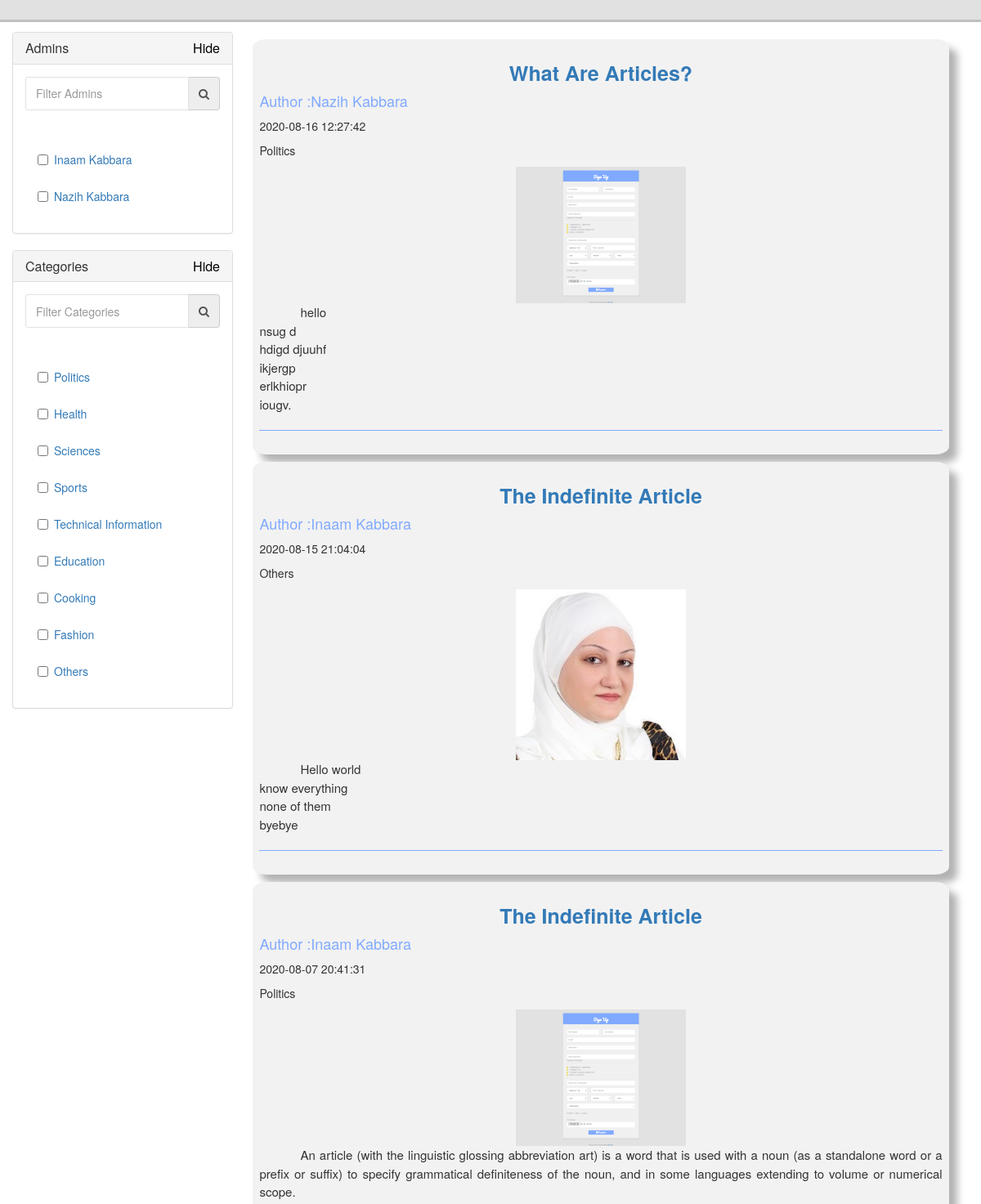
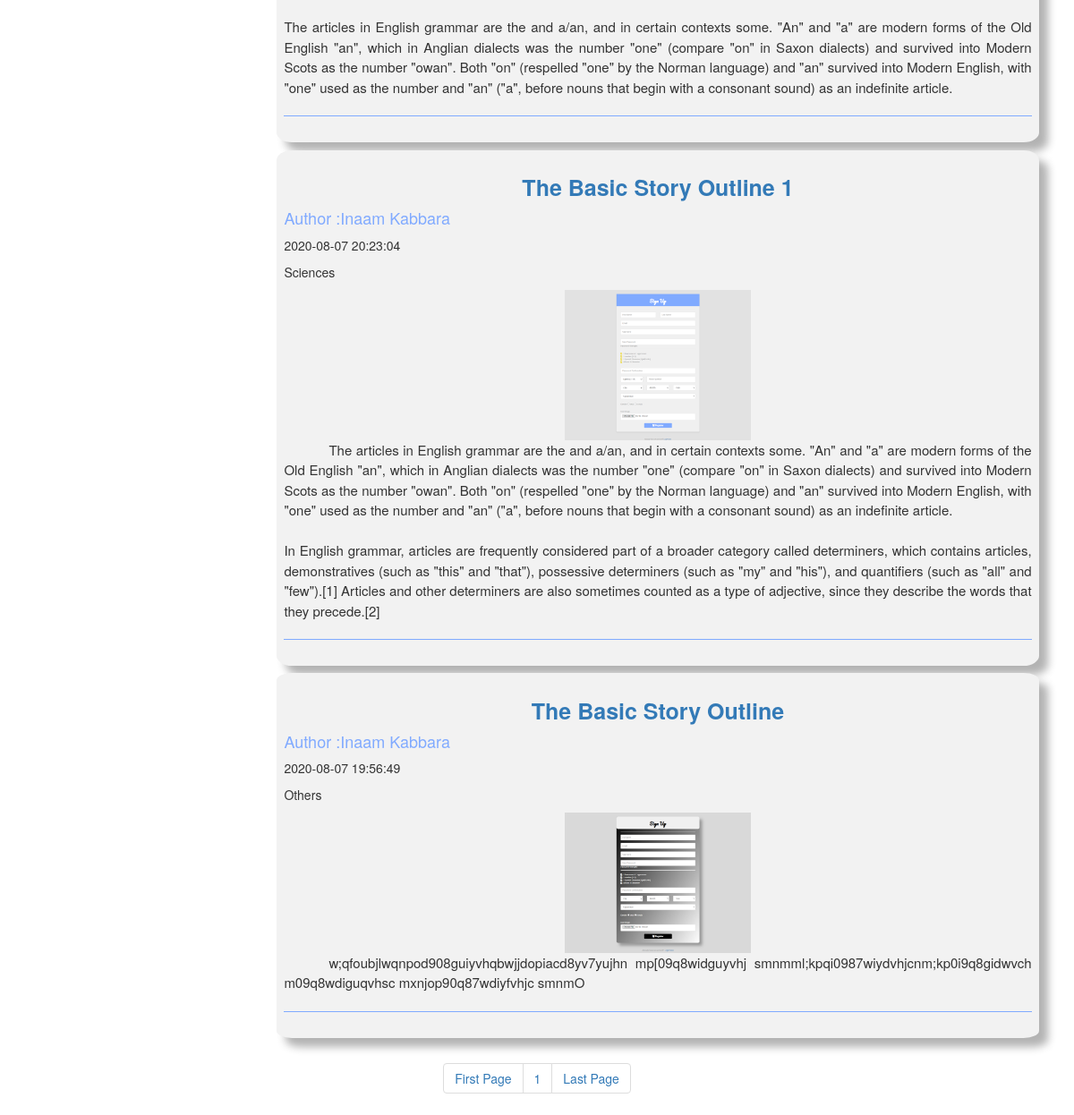
Screenshot of /blog.php with the database file from the repository (2 pictures, top to bottom).
### tables this page shows
CREATE TABLE `user` (
  `u_id` int(255) NOT NULL,
  `u_name` text NOT NULL,
  `u_email` text NOT NULL,
  `u_username` text NOT NULL,
  `u_pass` text NOT NULL,
  `u_birthday` text NOT NULL,
  `u_location` text NOT NULL,
  `u_gender` text NOT NULL,
  `u_image` text NOT NULL
);

CREATE TABLE `categories` (
  `cat_id` int(11) NOT NULL,
  `cat_title` text NOT NULL
);

CREATE TABLE `articles` (
  `art_id` int(100) NOT NULL,
  `u_id` int(100) NOT NULL,
  `art_title` text NOT NULL,
  `art_text` longtext NOT NULL,
  `art_image` text NOT NULL,
  `art_time` timestamp NOT NULL DEFAULT CURRENT_TIMESTAMP ON UPDATE CURRENT_TIMESTAMP,
  `art_link` text NOT NULL,
  `cat_id` int(100) NOT NULL,
  `like_id` int(11) NOT NULL
);

### functions/functions.php (the view, shortened to what this page needs)
<?php
$db = mysqli_connect("localhost","root","","discuss");
function getArticles(){
	global $db;
	$aWhere = array();
	$per_page=6;
	if(isset($_GET['page'])){
		$page = $_GET['page'];
	}else {
		$page=1;
	}
	$start_from = ($page-1) * $per_page ;
	$sLimit = " order by 1 DESC LIMIT $start_from,$per_page";
	$sWhere = (count($aWhere)>0?' WHERE '.implode(' or ',$aWhere):'').$sLimit;
	$get_articles = "select * from articles  ".$sWhere;
	$run_articles = mysqli_query($db,$get_articles);
	while($row_articles=mysqli_fetch_array($run_articles)){
		$art_id = $row_articles['art_id'];
		$art_title = $row_articles['art_title'];
		$art_text = nl2br($row_articles['art_text']);
		$u_id = $row_articles['u_id'];
		$art_time = $row_articles['art_time'];
		$art_link = $row_articles['art_link'];
		$cat_id = $row_articles['cat_id'];
		if(strlen($art_text)<1000){
			$string = $art_text;
		}
		$get_cat = "select * from categories where cat_id='$cat_id' ";
		$run_cat = mysqli_query($db,$get_cat);
		$row_cat = mysqli_fetch_array($run_cat);
		$cat_title = $row_cat['cat_title'];
		$get_admin = "select * from user where u_id='$u_id'";
		$run_admin = mysqli_query($db,$get_admin);
		$row_admin = mysqli_fetch_array($run_admin);
		$u_name = $row_admin['u_name'];
		echo "
			<div class='art'>
				<center><h3><a href='articles/details.php?art_id=$art_id'> $art_title</a></h3></center>
				<h4>Author :$u_name</h4>
				<p>$art_time</p>
				<p> $cat_title </p>
				<img src='articles/article_images/$art_link.png' class='img-responsive' alt='$cat_title'>
				<p oncopy='return false;' class='art-text'>$string</p>
				<hr>
			</div>
		";
	}
}
function getPaginator(){
	$per_page = 6;
	global $db;
	$aWhere = array();
	$aPath = '';
	$sWhere = (count($aWhere)>0?' WHERE '.implode(' or ',$aWhere):'');
	$query = "select * from articles ".$sWhere;
	$result = mysqli_query($db,$query);
	$total_records = mysqli_num_rows($result);
	$total_pages = ceil($total_records / $per_page);
	echo "<li><a href='blog.php?page=1";
	if(!empty($aPath)){
		echo "&".$aPath;
	}
	echo "' >".'First Page'."</a></li>";
	for ($i=1; $i<=$total_pages; $i++){
		echo "<li><a href='blog.php?page=".$i.(!empty($aPath)?'&'.$aPath:'')."' >".$i."</a></li>";
	};
	echo "<li><a href='blog.php?page=$total_pages";
	if(!empty($aPath)){
		echo "&".$aPath;
	}
	echo "' >".'Last Page'."</a></li>";
}
?>

### blog.php (shortened to what this page needs)
<?php
	include("includes/db.php");
	include("functions/functions.php");
?>
<!DOCTYPE html>
<html>
	<head>
		<link href="font-awesome/css/font-awesome.min.css" rel="stylesheet">
		<link rel="stylesheet" href="https://maxcdn.bootstrapcdn.com/bootstrap/3.3.7/css/bootstrap.min.css">
		<link href="css.css" rel="stylesheet">
	</head>
	<body>
		<div class="hot">
		</div>
		<div>
			<div class="col-md-3">
				<?php include("includes/sidebar.php"); ?>
			</div>
			<div  class="row col-md-9" id="Articles" >
				<?php getArticles(); ?>
			</div>
			<center>
			<ul class="pagination">
				<?php getPaginator(); ?>
			</ul>
			</center>
		</div>
	</body>
</html>

### includes/sidebar.php (shortened to what this page needs)
<?php
$aAdm  = array();
$aCat  = array();
?>
<div class="panel panel-default sidebar-menu">
	<div class="panel-heading">
		<h3 class="panel-title">
			Admins
			<div class="pull-right">
				<a href="#" style="color:black;">
					<span class="nav-toggle hide-show">
						Hide
					</span>
				</a>
			</div>
		</h3>
	</div>
	<div class="panel-collapse collapse-data">
		<div class="panel-body">
			<div class="input-group">
				<input type="text" class="form-control" id="dev-table-filter" data-action="filter" data-filters="#dev-adm" placeholder="Filter Admins">
				<a class="input-group-addon"> <i class="fa fa-search"> </i> </a>
			</div>
		</div>
		<div class="panel-body scroll-menu">
			<ul class="nav nav-pills nav-stacked category-menu" id="dev-adm">
				<?php
					$get_user_art = "select art_id , u_id from articles GROUP BY u_id";
					$run_user_art = mysqli_query($con,$get_user_art);
					while($row_user_art = mysqli_fetch_array($run_user_art)){
						$u_id = $row_user_art['u_id'];
						$get_user = "select * from user where u_id=$u_id";
						$run_user = mysqli_query($con,$get_user);
						while($row_user = mysqli_fetch_array($run_user)){
							$u_id = $row_user['u_id'];
							$u_name = $row_user['u_name'];
							echo "
								<li class='checkbox checkbox-primary'>
									<a>
										<label>
											<input ";
											if(isset($aAdm[$u_id])){ echo "checked='checked'"; }
											echo " type='checkbox' value='$u_id' name='adm' class='get_adm' id='adm'>
											<span>
											$u_name
											</span>
										</label>
									</a>
								</li>
							";
						}
					}
				?>
			</ul>
		</div>
	</div>
</div>
<div class="panel panel-default sidebar-menu">
	<div class="panel-heading">
		<h3 class="panel-title">
			Categories
			<div class="pull-right">
				<a href="#" style="color:black;">
					<span class="nav-toggle hide-show">
						Hide
					</span>
				</a>
			</div>
		</h3>
	</div>
	<div class="panel-collapse collapse-data">
		<div class="panel-body">
			<div class="input-group">
				<input type="text" class="form-control" id="dev-table-filter" data-action="filter" data-filters="#dev-cats" placeholder="Filter Categories">
				<a class="input-group-addon"> <i class="fa fa-search"> </i> </a>
			</div>
		</div>
		<div class="panel-body scroll-menu">
			<ul class="nav nav-pills nav-stacked category-menu" id="dev-cats">
				<?php
					$get_cat = "select * from categories";
					$run_cat = mysqli_query($con,$get_cat);
					while($row_cat = mysqli_fetch_array($run_cat)){
						$cat_id = $row_cat['cat_id'];
						$cat_title = $row_cat['cat_title'];
						echo "
							<li class='checkbox checkbox-primary'>
								<a>
									<label>
										<input ";
										if(isset($aCat[$cat_id])){ echo "checked='checked'"; }
										echo " type='checkbox' value='$cat_id' name='cat' class='get_cat' id='cat'>
										<span>
										$cat_title
										</span>
									</label>
								</a>
							</li>
						";
					}
				?>
			</ul>
		</div>
	</div>
</div>

### css.css (style rules this page uses)
.form-control { min-height: 41px; box-shadow: none; border-color: #e1e1e1; }
.form-control, .btn { border-radius: 3px; }
.hot { background-color: #e1e1e1; border-bottom: 3px solid #bfbfbf; font-size: 17px; text-align: right; padding: 1%; font-weight: bold; margin-bottom: 1%; height: 25%; }
.art { margin: 1%; padding: 1%; background-color: #f2f2f2; border-radius: 2%; box-shadow: 10px 10px 10px rgba(0, 0, 0, 0.3); }
.art img { display: block; width: 25%; height: 25%; margin-left: auto; margin-right: auto; }
.art h3 { font-weight: bold; font-size: 25px; }
.art h4 { color: #80aaff; }
.art hr { border-color: #80aaff; }
.art-text { text-indent: 50px; text-align: justify; font-size: 15px; line-height: 1.5; }

### rows the page displays
articles: art_title "The Basic Story Outline", u.u_name "Inaam Kabbara", art_time "2020-08-07 19:56:49", cat.cat_title "Others", art_link (picture), art_text "w;qfoubjlwqnpod908guiyvhqbwjjdopiacd8yv7yujhn mp[09q8widguyvhj smnmml;kpqi0987wiydvhjcnm;kp0i9q8gidwvch m09q8wdiguqvhsc mxnjop90q87wdiyfvhjc smnmO"
user: u_name "Inaam Kabbara"
articles: art_title "What Are Articles?", u.u_name "Nazih Kabbara", art_time "2020-08-16 12:27:42", cat.cat_title "Politics", art_link (picture), art_text "hello nsug d hdigd djuuhf ikjergp erlkhiopr iougv."
user: u_name "Nazih Kabbara"
categories: cat_title "Politics"
categories: cat_title "Health"
categories: cat_title "Sciences"
categories: cat_title "Sports"
categories: cat_title "Technical Information"
categories: cat_title "Education"
categories: cat_title "Cooking"
categories: cat_title "Fashion"
categories: cat_title "Others"
articles: art_title "The Indefinite Article", u.u_name "Inaam Kabbara", art_time "2020-08-15 21:04:04", cat.cat_title "Others", art_link (picture), art_text "Hello world know everything none of them byebye"
articles: art_title "The Indefinite Article", u.u_name "Inaam Kabbara", art_time "2020-08-07 20:41:31", cat.cat_title "Politics", art_link (picture), art_text "An article (with the linguistic glossing abbreviation art) is a word that is used with a noun (as a standalone word or a prefix or suffix) to specify grammatical definiteness of the noun, and in some languages extending to volume or numerical scope. The articles in English grammar are the and a/an, and in certain contexts some. \"An\" and \"a\" are modern forms of the Old English \"an\", which in Anglian dialects was the number \"one\" (compare \"on\" in Saxon dialects) and survived into Modern Scots as the number \"owan\". Both \"on\" (respelled \"one\" by the Norman language) and \"an\" survived into Modern English, with \"one\" used as the number and \"an\" (\"a\", before nouns that begin with a consonant…"
articles: art_title "The Basic Story Outline 1", u.u_name "Inaam Kabbara", art_time "2020-08-07 20:23:04", cat.cat_title "Sciences", art_text "The articles in English grammar are the and a/an, and in certain contexts some. \"An\" and \"a\" are modern forms of the Old English \"an\", which in Anglian dialects was the number \"one\" (compare \"on\" in Saxon dialects) and survived into Modern Scots as the number \"owan\". Both \"on\" (respelled \"one\" by the Norman language) and \"an\" survived into Modern English, with \"one\" used as the number and \"an\" (\"a\", before nouns that begin with a consonant sound) as an indefinite article. In English grammar, articles are frequently considered part of a broader category called determiners, which contains articles, demonstratives (such as \"this\" and \"that\"), possessive determiners (such as \"my\" and \"his\"),…"
